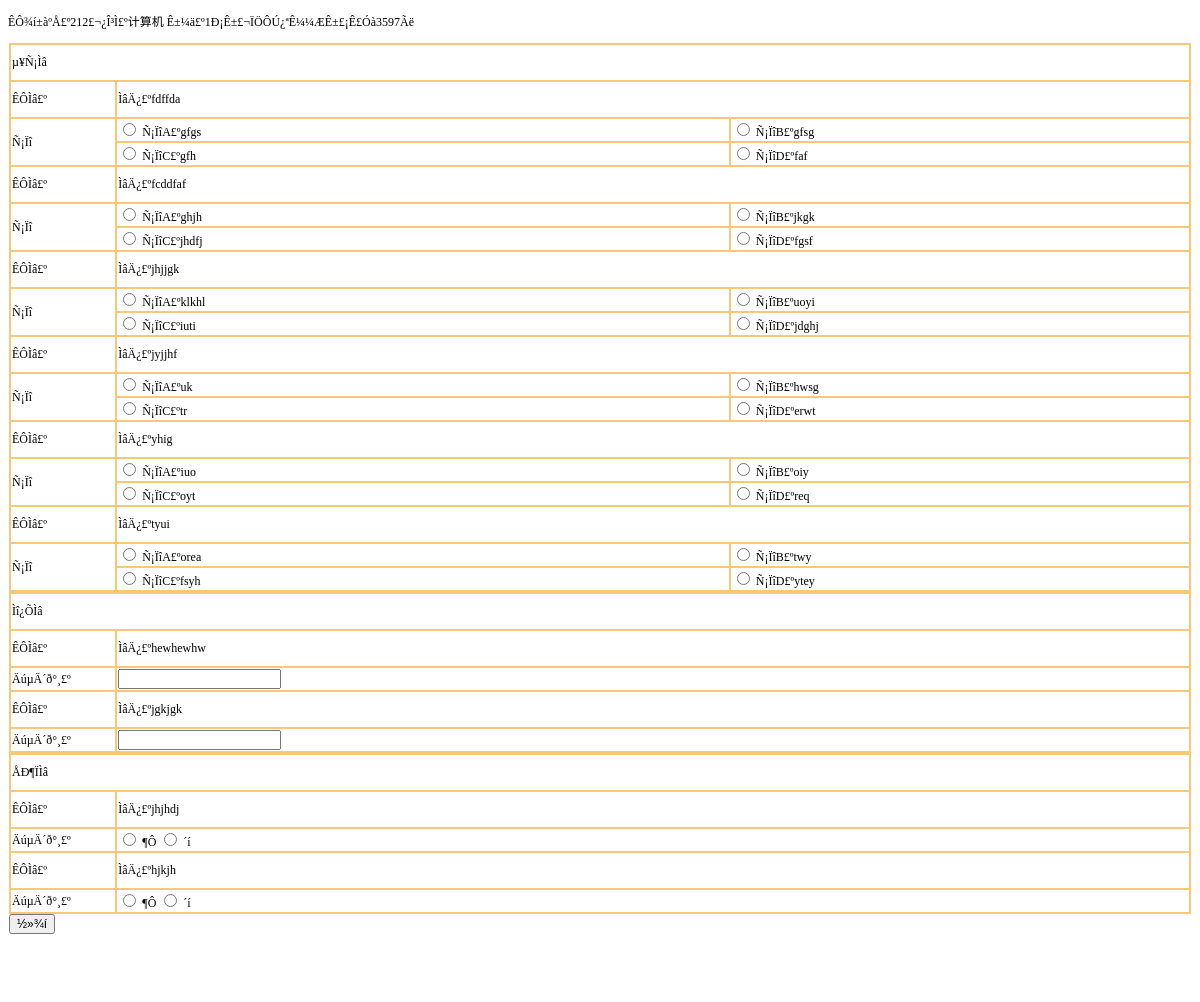
Screenshot of /shijuan_detail2.php?id=9 with the database file from the repository.
### tables this page shows
CREATE TABLE `shijuanshengcheng` (
  `ID` int(11) NOT NULL AUTO_INCREMENT,
  `bianhao` varchar(255) DEFAULT NULL,
  `kemu` varchar(50) DEFAULT NULL,
  `danxuantishu` int(11) DEFAULT NULL,
  `danxuanfenzhi` int(11) DEFAULT NULL,
  `tiankongtishu` int(11) DEFAULT NULL,
  `tiankongfenzhi` int(11) DEFAULT NULL,
  `panduantishu` int(11) DEFAULT NULL,
  `panduanfenzhi` int(11) DEFAULT NULL,
  `danxuanti` varchar(255) DEFAULT NULL,
  `tiankongti` varchar(255) DEFAULT NULL,
  `panduanti` varchar(255) DEFAULT NULL,
  `addtime` timestamp NULL DEFAULT CURRENT_TIMESTAMP ON UPDATE CURRENT_TIMESTAMP,
  PRIMARY KEY (`ID`)
);

CREATE TABLE `danxuanti` (
  `id` int(11) NOT NULL AUTO_INCREMENT,
  `kemu` varchar(50) DEFAULT NULL,
  `timu` varchar(50) DEFAULT NULL,
  `xuanxiangA` varchar(50) DEFAULT NULL,
  `xuanxiangB` varchar(50) DEFAULT NULL,
  `xuanxiangC` varchar(50) DEFAULT NULL,
  `xuanxiangD` varchar(50) DEFAULT NULL,
  `daan` varchar(50) DEFAULT NULL,
  `addtime` timestamp NOT NULL DEFAULT CURRENT_TIMESTAMP,
  PRIMARY KEY (`id`)
);

CREATE TABLE `tiankongti` (
  `ID` int(11) NOT NULL AUTO_INCREMENT,
  `timu` varchar(500) DEFAULT NULL,
  `kemu` varchar(50) DEFAULT NULL,
  `daan` varchar(255) DEFAULT NULL,
  `addtime` timestamp NULL DEFAULT CURRENT_TIMESTAMP ON UPDATE CURRENT_TIMESTAMP,
  PRIMARY KEY (`ID`)
);

CREATE TABLE `panduanti` (
  `id` int(11) NOT NULL AUTO_INCREMENT,
  `timu` varchar(500) DEFAULT NULL,
  `kemu` varchar(50) DEFAULT NULL,
  `daan` varchar(50) DEFAULT NULL,
  `addtime` timestamp NOT NULL DEFAULT CURRENT_TIMESTAMP,
  PRIMARY KEY (`id`)
);

### shijuan_detail2.php (the view, shortened to what this page needs)
<?php
$id=$_GET["id"];
?>
<!DOCTYPE html PUBLIC "-//W3C//DTD XHTML 1.0 Transitional//EN" "http://www.w3.org/TR/xhtml1/DTD/xhtml1-transitional.dtd">
<html xmlns="http://www.w3.org/1999/xhtml">
<head>
<title>µ¥Ñ¡Ìâ</title><link rel="stylesheet" href="css.css" type="text/css">
</head>
<body>
<?php
$sql="select * from shijuanshengcheng where id=".$id;
$query=mysql_query($sql);
$rowscount=mysql_num_rows($query);
if($rowscount>0)
{
?>
<p>ÊÔ¾í±àºÅ£º<?php echo mysql_result($query,0,bianhao)?>£¬¿Î³Ì£º<?php echo mysql_result($query,0,kemu)?> Ê±¼ä£º1Ð¡Ê±£¬ÏÖÔÚ¿ªÊ¼¼ÆÊ±£¡Ê£Óà<SPAN id=tiao></SPAN>Ãë </p>
<table bgcolor="#ffffff" border="0" cellspacing="0"
                              height="203" width="100%">
  <tbody>
    <tr>
      <td><form action="?id=<?php echo $id?>" method="post" name="form1" id="form1">
        <table width="100%" height="103" border="1" cellpadding="1" cellspacing="0" bordercolor="#F8C878">
          <tr>
            <td height="33" colspan="3">µ¥Ñ¡Ìâ</td>
          </tr>
         <?php
$sql2="select * from danxuanti where id in (".mysql_result($query,0,danxuanti).")";
$query2=mysql_query($sql2);
$rowscount2=mysql_num_rows($query2);
if($rowscount2>0)
{
	 for($i2=0;$i2<$rowscount2;$i2++)
	 {
?>
          <tr>
            <td width="9%" height="33">ÊÔÌâ£º</td>
            <td colspan="2">ÌâÄ¿£º<?php echo mysql_result($query2,$i2,timu)?>
                  <input name="xztshitida<?php echo $i2?>" type="hidden" id="xztshitida<?php echo $i2?>" value="<?php echo mysql_result($query2,$i2,daan)?>" /></td>
          </tr>
          <tr>
            <td rowspan="2">Ñ¡Ïî</td>
            <td width="52%"><input type="radio" name="xztxxa<?php echo $i2?>" value="A" />
              Ñ¡ÏîA£º<?php echo mysql_result($query2,$i2,xuanxiangA)?></td>
            <td width="39%"><input type="radio" name="xztxxa<?php echo $i2?>" value="B" />
              Ñ¡ÏîB£º<?php echo mysql_result($query2,$i2,xuanxiangB)?></td>
          </tr>
          <tr>
            <td><input type="radio" name="xztxxa<?php echo $i2?>" value="C" />
              Ñ¡ÏîC£º<?php echo mysql_result($query2,$i2,xuanxiangC)?></td>
            <td><input type="radio" name="xztxxa<?php echo $i2?>" value="D" />
              Ñ¡ÏîD£º<?php echo mysql_result($query2,$i2,xuanxiangD)?></td>
          </tr>
         <?php
		 }
	}
?>
        </table>
		 <table width="100%" height="103" border="1" cellpadding="1" cellspacing="0" bordercolor="#F8C878">
          <tr>
            <td height="33" colspan="3">Ìî¿ÕÌâ</td>
          </tr>
         <?php
$sql2="select * from tiankongti where id in (".mysql_result($query,0,tiankongti).")";
$query2=mysql_query($sql2);
$rowscount2=mysql_num_rows($query2);
if($rowscount2>0)
{
	 for($i2=0;$i2<$rowscount2;$i2++)
	 {
?>
          <tr>
            <td width="9%" height="33">ÊÔÌâ£º</td>
            <td colspan="2">ÌâÄ¿£º<?php echo mysql_result($query2,$i2,timu)?>
                  <input name="dxtshitida<?php echo $i2?>" type="hidden" id="dxtshitida<?php echo $i2?>" value="<?php echo mysql_result($query2,$i2,daan)?>" /></td>
          </tr>
          <tr>
            <td>ÄúµÄ´ð°¸£º</td>
            <td colspan="2"><input name="dxtxxa<?php echo $i2?>" type="text" id="dxtxxa<?php echo $i2?>" /></td>
            </tr>
         <?php
		 }
	}
?>
        </table>
		 <table width="100%" height="103" border="1" cellpadding="1" cellspacing="0" bordercolor="#F8C878">
           <tr>
             <td height="33" colspan="3">ÅÐ¶ÏÌâ</td>
           </tr>
           <?php
$sql3="select * from panduanti where id in (".mysql_result($query,0,panduanti).")";
$query3=mysql_query($sql3);
$rowscount3=mysql_num_rows($query3);
if($rowscount3>0)
{
	 for($i2=0;$i2<$rowscount3;$i2++)
	 {
?>
           <tr>
             <td width="9%" height="33">ÊÔÌâ£º</td>
             <td colspan="2">ÌâÄ¿£º<?php echo mysql_result($query3,$i2,timu)?>
                 <input name="pdtshitida<?php echo $i2?>" type="hidden" id="pdtshitida<?php echo $i2?>" value="<?php echo mysql_result($query3,$i2,daan)?>" /></td>
           </tr>
           <tr>
             <td>ÄúµÄ´ð°¸£º</td>
             <td colspan="2"><input type="radio" name="pdtxxa<?php echo $i2?>" value="¶Ô" />
¶Ô
  <input type="radio" name="pdtxxa<?php echo $i2?>" value="´í" />
´í</td>
           </tr>
           <?php
		 }
	}
?>
         </table>
		 <input type="submit" name="Submit" value="½»¾í" />
      </form>
          <p>&nbsp;</p></td>
    </tr>
  </tbody>
</table>
<p>&nbsp;</p>
<?php
	}
?>
</body>
</html>

### css.css (style rules this page uses)
BODY { FONT-SIZE: 12px }
P { FONT-SIZE: 12px }
TD { FONT-SIZE: 12px }
INPUT { FONT-SIZE: 12px }

### rows the page displays
shijuanshengcheng: bianhao "212", kemu "计算机"
danxuanti: timu "fdffda", xuanxiangA "gfgs", xuanxiangB "gfsg", xuanxiangC "gfh", xuanxiangD "faf"
danxuanti: timu "fcddfaf", xuanxiangA "ghjh", xuanxiangB "jkgk", xuanxiangC "jhdfj", xuanxiangD "fgsf"
danxuanti: timu "jhjjgk", xuanxiangA "klkhl", xuanxiangB "uoyi", xuanxiangC "iuti", xuanxiangD "jdghj"
danxuanti: timu "jyjjhf", xuanxiangA "uk", xuanxiangB "hwsg", xuanxiangC "tr", xuanxiangD "erwt"
danxuanti: timu "yhig", xuanxiangA "iuo", xuanxiangB "oiy", xuanxiangC "oyt", xuanxiangD "req"
danxuanti: timu "tyui", xuanxiangA "orea", xuanxiangB "twy", xuanxiangC "fsyh", xuanxiangD "ytey"
tiankongti: timu "hewhewhw"
tiankongti: timu "jgkjgk"
panduanti: timu "jhjhdj"
panduanti: timu "hjkjh"
